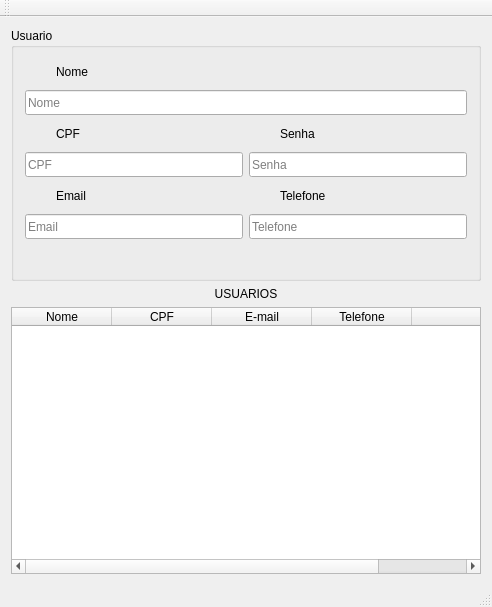
<?xml version="1.0" encoding="UTF-8"?>
<ui version="4.0">
 <class>janelaPrincipal</class>
 <widget class="QMainWindow" name="janelaPrincipal">
  <property name="geometry">
   <rect>
    <x>0</x>
    <y>0</y>
    <width>492</width>
    <height>607</height>
   </rect>
  </property>
  <property name="sizePolicy">
   <sizepolicy hsizetype="Preferred" vsizetype="Preferred">
    <horstretch>0</horstretch>
    <verstretch>0</verstretch>
   </sizepolicy>
  </property>
  <property name="windowTitle">
   <string>Usuario</string>
  </property>
  <property name="windowIcon">
   <iconset resource="imagens.qrc">
    <normaloff>:/Imagens/user.png</normaloff>:/Imagens/user.png</iconset>
  </property>
  <widget class="QWidget" name="centralWidget">
   <layout class="QGridLayout" name="gridLayout_3">
    <item row="0" column="0">
     <widget class="QGroupBox" name="groupBox">
      <property name="title">
       <string>Usuario</string>
      </property>
      <layout class="QGridLayout" name="gridLayout_2">
       <item row="1" column="2">
        <widget class="QPushButton" name="pushButtonCancelar">
         <property name="toolTip">
          <string>Cancelar</string>
         </property>
         <property name="toolTipDuration">
          <number>5000</number>
         </property>
         <property name="text">
          <string/>
         </property>
         <property name="icon">
          <iconset resource="imagens.qrc">
           <normaloff>:/Imagens/delete.png</normaloff>:/Imagens/delete.png</iconset>
         </property>
         <property name="iconSize">
          <size>
           <width>40</width>
           <height>40</height>
          </size>
         </property>
         <property name="flat">
          <bool>true</bool>
         </property>
        </widget>
       </item>
       <item row="1" column="0">
        <spacer name="horizontalSpacer">
         <property name="orientation">
          <enum>Qt::Horizontal</enum>
         </property>
         <property name="sizeHint" stdset="0">
          <size>
           <width>40</width>
           <height>20</height>
          </size>
         </property>
        </spacer>
       </item>
       <item row="0" column="0" colspan="4">
        <layout class="QGridLayout" name="gridLayout">
         <item row="1" column="0">
          <layout class="QVBoxLayout" name="verticalLayout">
           <item>
            <layout class="QHBoxLayout" name="horizontalLayout_2">
             <item>
              <widget class="QLabel" name="label_Cpf_img">
               <property name="minimumSize">
                <size>
                 <width>25</width>
                 <height>25</height>
                </size>
               </property>
               <property name="maximumSize">
                <size>
                 <width>25</width>
                 <height>25</height>
                </size>
               </property>
               <property name="text">
                <string/>
               </property>
               <property name="pixmap">
                <pixmap resource="imagens.qrc">:/Imagens/cpf.png</pixmap>
               </property>
               <property name="scaledContents">
                <bool>true</bool>
               </property>
              </widget>
             </item>
             <item>
              <widget class="QLabel" name="label_Cpf">
               <property name="maximumSize">
                <size>
                 <width>16777215</width>
                 <height>15</height>
                </size>
               </property>
               <property name="text">
                <string>CPF</string>
               </property>
              </widget>
             </item>
            </layout>
           </item>
           <item>
            <widget class="QLineEdit" name="lineEdit_Cpf">
             <property name="minimumSize">
              <size>
               <width>0</width>
               <height>25</height>
              </size>
             </property>
             <property name="inputMask">
              <string/>
             </property>
             <property name="maxLength">
              <number>11</number>
             </property>
             <property name="placeholderText">
              <string>CPF</string>
             </property>
            </widget>
           </item>
          </layout>
         </item>
         <item row="1" column="1">
          <layout class="QVBoxLayout" name="verticalLayout_3">
           <item>
            <layout class="QHBoxLayout" name="horizontalLayout_4">
             <item>
              <widget class="QLabel" name="label_Senha_img">
               <property name="minimumSize">
                <size>
                 <width>25</width>
                 <height>25</height>
                </size>
               </property>
               <property name="maximumSize">
                <size>
                 <width>25</width>
                 <height>25</height>
                </size>
               </property>
               <property name="text">
                <string/>
               </property>
               <property name="pixmap">
                <pixmap resource="imagens.qrc">:/Imagens/password.png</pixmap>
               </property>
               <property name="scaledContents">
                <bool>true</bool>
               </property>
              </widget>
             </item>
             <item>
              <widget class="QLabel" name="label_Senha">
               <property name="maximumSize">
                <size>
                 <width>16777215</width>
                 <height>15</height>
                </size>
               </property>
               <property name="text">
                <string>Senha</string>
               </property>
              </widget>
             </item>
            </layout>
           </item>
           <item>
            <widget class="QLineEdit" name="lineEdit_Senha">
             <property name="minimumSize">
              <size>
               <width>0</width>
               <height>25</height>
              </size>
             </property>
             <property name="echoMode">
              <enum>QLineEdit::Password</enum>
             </property>
             <property name="placeholderText">
              <string>Senha</string>
             </property>
            </widget>
           </item>
          </layout>
         </item>
         <item row="2" column="0">
          <layout class="QVBoxLayout" name="verticalLayout_2">
           <item>
            <layout class="QHBoxLayout" name="horizontalLayout_3">
             <item>
              <widget class="QLabel" name="label_Email_img">
               <property name="minimumSize">
                <size>
                 <width>25</width>
                 <height>25</height>
                </size>
               </property>
               <property name="maximumSize">
                <size>
                 <width>25</width>
                 <height>25</height>
                </size>
               </property>
               <property name="text">
                <string/>
               </property>
               <property name="pixmap">
                <pixmap resource="imagens.qrc">:/Imagens/email.png</pixmap>
               </property>
               <property name="scaledContents">
                <bool>true</bool>
               </property>
              </widget>
             </item>
             <item>
              <widget class="QLabel" name="label_Email">
               <property name="maximumSize">
                <size>
                 <width>16777215</width>
                 <height>15</height>
                </size>
               </property>
               <property name="text">
                <string>Email</string>
               </property>
              </widget>
             </item>
            </layout>
           </item>
           <item>
            <widget class="QLineEdit" name="lineEdit_Email">
             <property name="minimumSize">
              <size>
               <width>0</width>
               <height>25</height>
              </size>
             </property>
             <property name="placeholderText">
              <string>Email</string>
             </property>
            </widget>
           </item>
          </layout>
         </item>
         <item row="2" column="1">
          <layout class="QVBoxLayout" name="verticalLayout_4">
           <item>
            <layout class="QHBoxLayout" name="horizontalLayout_5">
             <item>
              <widget class="QLabel" name="label_Telefone_img">
               <property name="minimumSize">
                <size>
                 <width>25</width>
                 <height>25</height>
                </size>
               </property>
               <property name="maximumSize">
                <size>
                 <width>25</width>
                 <height>25</height>
                </size>
               </property>
               <property name="text">
                <string/>
               </property>
               <property name="pixmap">
                <pixmap resource="imagens.qrc">:/Imagens/fone.png</pixmap>
               </property>
               <property name="scaledContents">
                <bool>true</bool>
               </property>
              </widget>
             </item>
             <item>
              <widget class="QLabel" name="label_Telefone">
               <property name="maximumSize">
                <size>
                 <width>16777215</width>
                 <height>15</height>
                </size>
               </property>
               <property name="text">
                <string>Telefone</string>
               </property>
              </widget>
             </item>
            </layout>
           </item>
           <item>
            <widget class="QLineEdit" name="lineEdit_Telefone">
             <property name="minimumSize">
              <size>
               <width>0</width>
               <height>25</height>
              </size>
             </property>
             <property name="inputMask">
              <string/>
             </property>
             <property name="maxLength">
              <number>14</number>
             </property>
             <property name="placeholderText">
              <string>Telefone</string>
             </property>
            </widget>
           </item>
          </layout>
         </item>
         <item row="0" column="0" colspan="2">
          <layout class="QVBoxLayout" name="verticalLayout_5">
           <item>
            <layout class="QHBoxLayout" name="horizontalLayout">
             <item>
              <widget class="QLabel" name="label_Nome_img">
               <property name="minimumSize">
                <size>
                 <width>25</width>
                 <height>25</height>
                </size>
               </property>
               <property name="maximumSize">
                <size>
                 <width>25</width>
                 <height>25</height>
                </size>
               </property>
               <property name="text">
                <string/>
               </property>
               <property name="pixmap">
                <pixmap resource="imagens.qrc">:/Imagens/user.png</pixmap>
               </property>
               <property name="scaledContents">
                <bool>true</bool>
               </property>
              </widget>
             </item>
             <item>
              <widget class="QLabel" name="label_Nome">
               <property name="maximumSize">
                <size>
                 <width>16777215</width>
                 <height>15</height>
                </size>
               </property>
               <property name="text">
                <string>Nome</string>
               </property>
              </widget>
             </item>
            </layout>
           </item>
           <item>
            <widget class="QLineEdit" name="lineEdit_Nome">
             <property name="minimumSize">
              <size>
               <width>0</width>
               <height>25</height>
              </size>
             </property>
             <property name="placeholderText">
              <string>Nome</string>
             </property>
            </widget>
           </item>
          </layout>
         </item>
        </layout>
       </item>
       <item row="1" column="1">
        <widget class="QPushButton" name="pushButton_PersistirUsuario">
         <property name="maximumSize">
          <size>
           <width>80</width>
           <height>16777215</height>
          </size>
         </property>
         <property name="toolTip">
          <string>Salvar</string>
         </property>
         <property name="toolTipDuration">
          <number>5000</number>
         </property>
         <property name="text">
          <string/>
         </property>
         <property name="icon">
          <iconset resource="imagens.qrc">
           <normaloff>:/Imagens/salvar.png</normaloff>:/Imagens/salvar.png</iconset>
         </property>
         <property name="iconSize">
          <size>
           <width>40</width>
           <height>40</height>
          </size>
         </property>
         <property name="flat">
          <bool>true</bool>
         </property>
        </widget>
       </item>
      </layout>
     </widget>
    </item>
    <item row="1" column="0">
     <widget class="QLabel" name="label">
      <property name="text">
       <string>USUARIOS</string>
      </property>
      <property name="alignment">
       <set>Qt::AlignCenter</set>
      </property>
     </widget>
    </item>
    <item row="2" column="0">
     <widget class="QTableWidget" name="tableWidget_Listagem">
      <property name="editTriggers">
       <set>QAbstractItemView::NoEditTriggers</set>
      </property>
      <property name="selectionBehavior">
       <enum>QAbstractItemView::SelectRows</enum>
      </property>
      <property name="showGrid">
       <bool>false</bool>
      </property>
      <attribute name="horizontalHeaderStretchLastSection">
       <bool>true</bool>
      </attribute>
      <attribute name="verticalHeaderVisible">
       <bool>false</bool>
      </attribute>
      <attribute name="verticalHeaderStretchLastSection">
       <bool>false</bool>
      </attribute>
      <column>
       <property name="text">
        <string>Nome</string>
       </property>
      </column>
      <column>
       <property name="text">
        <string>CPF</string>
       </property>
      </column>
      <column>
       <property name="text">
        <string>E-mail</string>
       </property>
      </column>
      <column>
       <property name="text">
        <string>Telefone</string>
       </property>
      </column>
      <column>
       <property name="text">
        <string/>
       </property>
      </column>
     </widget>
    </item>
   </layout>
  </widget>
  <widget class="QMenuBar" name="menuBar">
   <property name="geometry">
    <rect>
     <x>0</x>
     <y>0</y>
     <width>492</width>
     <height>20</height>
    </rect>
   </property>
  </widget>
  <widget class="QToolBar" name="mainToolBar">
   <attribute name="toolBarArea">
    <enum>TopToolBarArea</enum>
   </attribute>
   <attribute name="toolBarBreak">
    <bool>false</bool>
   </attribute>
  </widget>
  <widget class="QStatusBar" name="statusBar"/>
 </widget>
 <layoutdefault spacing="6" margin="11"/>
 <tabstops>
  <tabstop>lineEdit_Nome</tabstop>
  <tabstop>lineEdit_Cpf</tabstop>
  <tabstop>lineEdit_Senha</tabstop>
  <tabstop>lineEdit_Email</tabstop>
  <tabstop>lineEdit_Telefone</tabstop>
  <tabstop>pushButton_PersistirUsuario</tabstop>
  <tabstop>pushButtonCancelar</tabstop>
  <tabstop>tableWidget_Listagem</tabstop>
 </tabstops>
 <resources>
  <include location="imagens.qrc"/>
 </resources>
 <connections/>
</ui>
